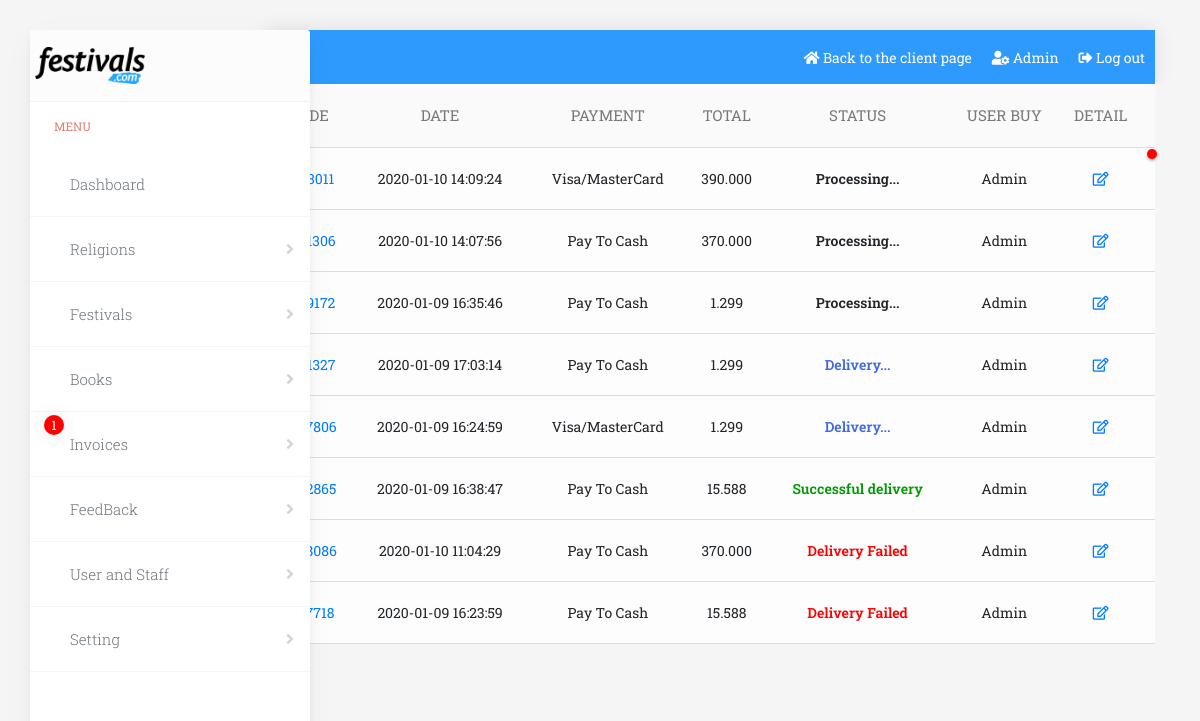
The app's page /admincp/invoice.php (signed in) with its own data.
### tables this page shows
CREATE TABLE `invoice` (
  `id` int(11) NOT NULL,
  `date` datetime NOT NULL,
  `id_payment_method` int(11) NOT NULL,
  `total` int(11) NOT NULL,
  `handle` int(11) NOT NULL DEFAULT 0,
  `id_user_buy` int(11) NOT NULL,
  `admin_check` int(11) NOT NULL DEFAULT 0,
  `time_delivery` datetime NOT NULL
);

CREATE TABLE `payment_method` (
  `id` int(11) NOT NULL,
  `name_payment` varchar(100) NOT NULL,
  `status` int(11) NOT NULL DEFAULT 1
);

CREATE TABLE `user` (
  `id` int(11) NOT NULL,
  `username` varchar(100) NOT NULL,
  `password` varchar(50) NOT NULL,
  `fullname` varchar(100) NOT NULL,
  `email` varchar(50) NOT NULL,
  `phonenumber` varchar(20) NOT NULL,
  `address` varchar(200) NOT NULL,
  `id_role` int(11) NOT NULL DEFAULT 3,
  `status` int(11) NOT NULL DEFAULT 1
);

### admincp/lib_admin/invoice_action.php (called while the page is built, shortened)
<?php
    require('./../lib/dbConn.php');
    function CheckGetUrl(){
        if(isset($_GET['ac'])) {
            $action = $_GET['ac'];
            if($action == 'detail') {
                return 1;
            }
        } else {
            return 0;
        }
    }
    function AllInvoiceNew() {
        global $conn;
        $sql = "SELECT payment_method.*, user.*, invoice.* FROM user
                                INNER JOIN invoice ON invoice.id_user_buy = user.id
                                INNER JOIN payment_method ON payment_method.id = invoice.id_payment_method
                                WHERE handle = 0 ORDER BY date DESC";
        $result = mysqli_query($conn, $sql);
        return $result;
    }
    function AllInvoice() {
        global $conn;
        $sql = "SELECT payment_method.*, user.*, invoice.* FROM user
                                INNER JOIN invoice ON invoice.id_user_buy = user.id
                                INNER JOIN payment_method ON payment_method.id = invoice.id_payment_method
                                WHERE handle != 0 ORDER BY handle ASC, date DESC";
        $result = mysqli_query($conn, $sql);
        return $result;
    }
?>

### admincp/invoice.php (the view, shortened to what this page needs)
<?php
    require('./lib_admin/invoice_action.php');
    require('./common/top.php');
    $resultGet = CheckGetUrl();
?>
<body>
    <?php include('common/header.php') ?>
    <main class='main_cp'>
        <section id='invoice_ad'>
            <?php
                if($resultGet == 1) {
                    require('detail_invoice.php');
                } else {
            ?>
            <div class="container">
                <div class="admin-invoice">
                    <table>
                        <thead>
                            <tr>
                                <th>Code</th>
                                <th>Date</th>
                                <th>Payment</th>
                                <th>Total</th>
                                <th>Status</th>
                                <th>User Buy</th>
                                <th>Detail</th>
                                <th></th>
                            </tr>
                        </thead>
                        <tbody>
                            <?php
                                $resultAllHandleNew = AllInvoiceNew();
                                while($row_all_new = mysqli_fetch_array($resultAllHandleNew)) {
                            ?>
                            <tr class='item-invoice'>
                                <td>
                                    <a href="invoice.php?ac=detail&id=<?php echo $row_all_new['id']?>">
                                    </a>
                                </td>
                                <td class='date'>
                                    <span class='date-invoice'><?php echo $row_all_new['date']?></span>
                                </td>
                                <td>
                                    <span class='payment'><?php echo $row_all_new['name_payment']?></span>
                                </td>
                                <td>
                                    <span class='total'><?php echo number_format($row_all_new['total'],0,",",".")?></span>
                                </td>
                                <td class='handle'>
                                    <span class='handle-process'>Processing...</span>
                                </td>
                                <td>
                                    <span class='user'><?php echo $row_all_new['fullname']?></span>
                                </td>
                                <td>
                                    <a href="invoice.php?ac=detail&id=<?php echo $row_all_new['id']?>"><i class="far fa-edit"></i></a>
                                </td>
                                <?php if($row_all_new['admin_check'] == 0){?>
                                <td class='check-admin'>
                                    <div class='point'>
                                    </div>
                                </td>
                                <?php }?>
                            </tr>
                            <?php }?>
                            <?php
                                $resultAllHandle = AllInvoice();
                                while($row_all = mysqli_fetch_array($resultAllHandle)) {
                                    if($row_all['handle'] == 1) {
                                        $class = 'delivery';
                                        $stt = 'Delivery...';
                                    } else if($row_all['handle'] == 2) {
                                        $class = 'success';
                                        $stt = 'Successful delivery';
                                    } else if($row_all['handle'] == 4) {
                                        $class = 'error-deli';
                                        $stt = 'Order Canceled';
                                    } else {
                                        $class = 'error-deli';
                                        $stt = 'Delivery Failed ';
                                    }
                            ?>
                            <tr class='item-invoice'>
                                <td>
                                    <a href="invoice.php?ac=detail&id=<?php echo $row_all['id']?>">
                                    </a>
                                </td>
                                <td class='date'>
                                    <span class='date-invoice'><?php echo $row_all['date']?></span>
                                </td>
                                <td>
                                    <span class='payment'><?php echo $row_all['name_payment']?></span>
                                </td>
                                <td>
                                    <span class='total'><?php echo number_format($row_all['total'],0,",",".")?></span>
                                </td>
                                <td class='handle'>
                                    <span class='<?php echo $class?>'><?php echo $stt?></span>
                                </td>
                                <td>
                                    <span class='user'><?php echo $row_all['fullname']?></span>
                                </td>
                                <td>
                                    <a href="invoice.php?ac=detail&id=<?php echo $row_all['id']?>"><i class="far fa-edit"></i></a>
                                </td>
                            </tr>
                            <?php }?>
                        </tbody>
                    </table>
                </div>
            </div>
            <?php }?>
        </section>
        <?php include('common/menu.php') ?>
    </main>
</body>

### assets/css/main_cp.css (style rules this page uses)
.main_cp { background: #f5f5f5; }
body { font-family: 'Roboto Slab', serif; background: #f5f5f5; }
table { width: 100%; }
table thead { background: rgba(0,0,0,0.01); }
table th { text-align: center; color: rgb(120, 120, 120); font-size: 15px; font-weight: 400; padding: 20px 5px; }
table tr { border-bottom: 1px solid #ddded7; }
table td { text-align: center; padding: 20px 5px; }
table { background-color:#fdfdfd; position: relative; }

### assets/css/invoice_cp.css (style rules this page uses)
#invoice_ad { padding-bottom: 50px; }
.admin-invoice { width: 80%; margin-left: auto; }
.item-invoice { position: relative; }
.check-admin { position: relative; }
.point { position: absolute; top: 2%; width: 10px; height: 10px; background: red; border-radius: 50%; -webkit-box-shadow: 0 2px 2px 0 rgba(0,0,0,0.14), 0 3px 1px -2px rgba(0,0,0,0.12), 0 1px 5px 0 rgba(0,0,0,0.2); box-shadow: 0 2px 2px 0 rgba(0,0,0,0.14), 0 3px 1px -2px rgba(0,0,0,0.12), 0 1px 5px 0 rgba(0,0,0,0.2); }
table th { text-transform: uppercase; }
table td { font-size: 14px; }
.delivery { color: royalblue; }
.error-deli { color: red; }
.success { color: #009900; }
.point { animation-name: point; animation-iteration-count: infinite; animation-duration: 1s; animation-timing-function: linear; }
.handle { font-weight: 600; }
thead { font-weight: 600; }

### records on screen
invoice: date "2020-01-10 14:09:24", id_payment_method.name_payment "Visa/MasterCard", total "390.000", id_user_buy.fullname "Admin", admin_check 0 (drawn)
invoice: date "2020-01-10 14:07:56", id_payment_method.name_payment "Pay To Cash", total "370.000", id_user_buy.fullname "Admin"
invoice: date "2020-01-09 16:35:46", id_payment_method.name_payment "Pay To Cash", total "1.299", id_user_buy.fullname "Admin"
invoice: date "2020-01-09 17:03:14", id_payment_method.name_payment "Pay To Cash", total "1.299", handle "Delivery...", id_user_buy.fullname "Admin"
invoice: date "2020-01-09 16:24:59", id_payment_method.name_payment "Visa/MasterCard", total "1.299", handle "Delivery...", id_user_buy.fullname "Admin"
invoice: date "2020-01-09 16:38:47", id_payment_method.name_payment "Pay To Cash", total "15.588", handle "Successful delivery", id_user_buy.fullname "Admin"
invoice: date "2020-01-10 11:04:29", id_payment_method.name_payment "Pay To Cash", total "370.000", handle "Delivery Failed", id_user_buy.fullname "Admin"
invoice: date "2020-01-09 16:23:59", id_payment_method.name_payment "Pay To Cash", total "15.588", handle "Delivery Failed", id_user_buy.fullname "Admin"

### other values on screen
$fullname "Admin"
$check_invoice "1"
